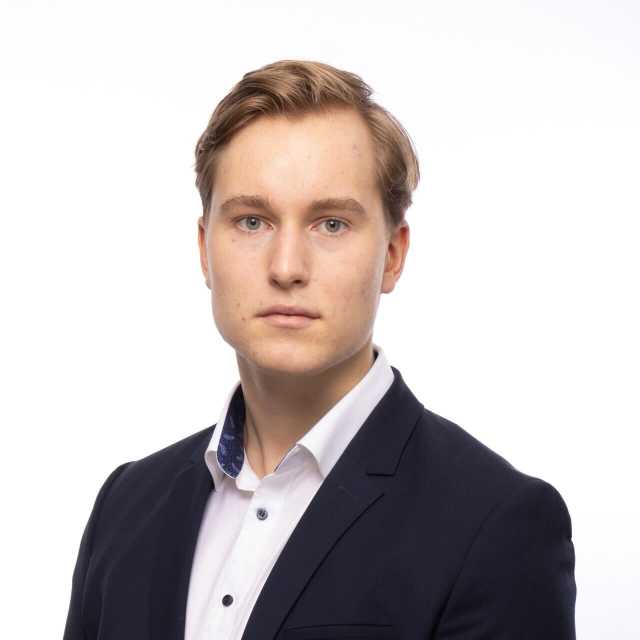
#> input picture assets/analysts_raw/tino-korjala.jpg, 1280 x 1280 px (shown at 1/2 size); its folder holds only this picture in this run
$ python process_analyst_photos.py
#> lines starting #> are read from the running program, lines starting #| are printed output that depends on the picture
#> in process_image, img is the input picture: PIL image 1280x1280 RGB; mean R, G, B 199.3, 192.2, 191.9
#|   Source: tino-korjala.jpg  (1280x1280)
"""
Analyst Photo Standardizer
===========================
Reads raw analyst photos from assets/analysts_raw/,
center-crops them to 1:1 (biased slightly upward so faces stay centered),
resizes to 600x600, and exports as:
  - WebP (quality 80)  → assets/analysts/<name>.webp
  - JPEG (quality 85)  → assets/analysts/<name>.jpg
"""

import os
from pathlib import Path
from PIL import Image

# ── Configuration ────────────────────────────────────────────
INPUT_DIR  = Path(__file__).parent / "assets" / "analysts_raw"
OUTPUT_DIR = Path(__file__).parent / "assets" / "analysts"
SIZE       = 600                 # output px (square)
WEBP_Q     = 80                  # WebP quality (75-85 range)
JPEG_Q     = 85                  # JPEG fallback quality
# Vertical crop bias: 0.0 = crop from top, 0.5 = center, lower = face bias
FACE_BIAS  = 0.38               # slightly above center to keep faces framed

OUTPUT_DIR.mkdir(parents=True, exist_ok=True)

def center_crop_square(img: Image.Image, bias: float = 0.5) -> Image.Image:
    """Crop the largest centered square from img.
    `bias` controls vertical offset: <0.5 shifts crop upward (toward face)."""
#> called with bias = 0.38
    w, h = img.size
#> w = 1280; h = 1280
    side = min(w, h)
#> side = 1280

    # Horizontal: always centered
    left = (w - side) // 2
#> left = 0
    # Vertical: apply bias (lower value = higher crop = keeps head)
    top = int((h - side) * bias)
#> top = 0
    top = max(0, min(top, h - side))   # clamp

    return img.crop((left, top, left + side, top + side))


def process_image(src: Path, stem: str):
    """Open, crop, resize, save as WebP + JPEG."""
    img = Image.open(src).convert("RGB")
    print(f"  Source: {src.name}  ({img.size[0]}x{img.size[1]})")

    # 1. Center-crop to square (face-biased)
    sq = center_crop_square(img, bias=FACE_BIAS)

    # 2. Resize to target
    sq = sq.resize((SIZE, SIZE), Image.LANCZOS)
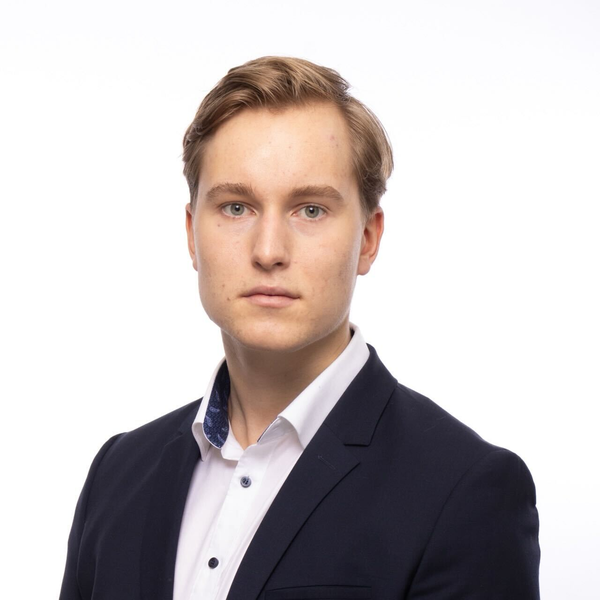
#> sq: PIL image 600x600 RGB; mean R, G, B 199.3, 192.2, 191.9

    # 3. Save WebP
    webp_path = OUTPUT_DIR / f"{stem}.webp"
    sq.save(webp_path, "WEBP", quality=WEBP_Q, method=6)
    webp_kb = webp_path.stat().st_size / 1024
    print(f"  → {webp_path.name}  ({webp_kb:.0f} KB)")

    # 4. Save JPEG fallback
    jpg_path = OUTPUT_DIR / f"{stem}.jpg"
    sq.save(jpg_path, "JPEG", quality=JPEG_Q, optimize=True, progressive=True)
    jpg_kb = jpg_path.stat().st_size / 1024
    print(f"  → {jpg_path.name}  ({jpg_kb:.0f} KB)")

    return webp_kb, jpg_kb


# ── Main ─────────────────────────────────────────────────────
if __name__ == "__main__":
    sources = sorted(INPUT_DIR.glob("*.jpg")) + sorted(INPUT_DIR.glob("*.png"))
    if not sources:
        print(f"No images found in {INPUT_DIR}")
        exit(1)

    print(f"Processing {len(sources)} analyst photo(s)…\n")

    total_webp = 0
    total_jpg  = 0
    for src in sources:
        stem = src.stem                      # e.g. "matias-sainio"
        print(f"[{stem}]")
        wk, jk = process_image(src, stem)
        total_webp += wk
        total_jpg  += jk
        print()

    print("─" * 40)
    print(f"Done!  WebP total: {total_webp:.0f} KB  |  JPEG total: {total_jpg:.0f} KB")
    print(f"Output directory: {OUTPUT_DIR.resolve()}")
